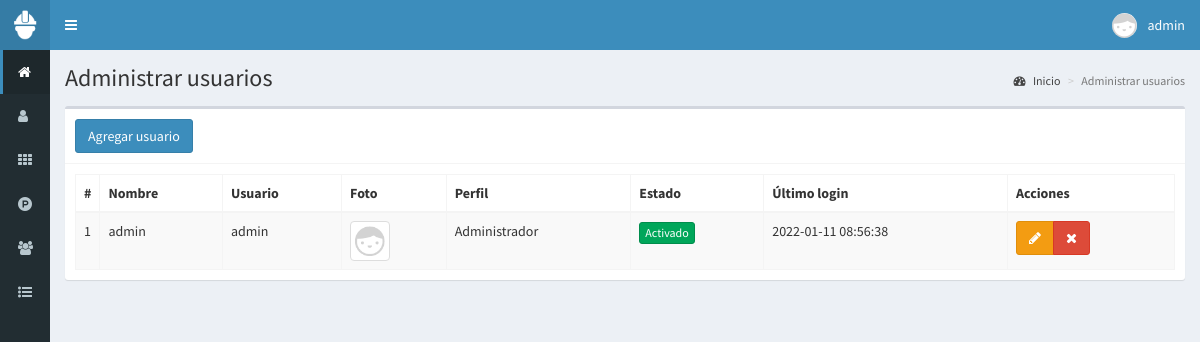
/usuarios (signed in), run on the app's committed database.
### tables this page shows
CREATE TABLE `usuarios` (
  `id` int(11) NOT NULL,
  `nombre` text NOT NULL,
  `usuario` text NOT NULL,
  `password` text NOT NULL,
  `perfil` text NOT NULL,
  `foto` text NOT NULL,
  `estado` int(11) NOT NULL,
  `ultimo_login` datetime NOT NULL,
  `fecha` timestamp NOT NULL DEFAULT current_timestamp() ON UPDATE current_timestamp()
);

### controladores/plantilla.controlador.php (called while the page is built)
<?php
class ControladorPlantilla{
	static public function ctrPlantilla(){
		include "vistas/plantilla.php";
	}
}

### index.php (called while the page is built, shortened)
<?php
require_once "controladores/plantilla.controlador.php";
require_once "controladores/usuarios.controlador.php";
require_once "controladores/ventas.controlador.php";
require_once "modelos/usuarios.modelo.php";
$plantilla = new ControladorPlantilla();
$plantilla -> ctrPlantilla();

### controladores/usuarios.controlador.php (called while the page is built, shortened)
<?php
class ControladorUsuarios{
	static public function ctrMostrarUsuarios($item, $valor){
		$tabla = "usuarios";
		$respuesta = ModeloUsuarios::MdlMostrarUsuarios($tabla, $item, $valor);
		return $respuesta;
	}
}

### modelos/conexion.php (called while the page is built)
<?php
class Conexion{
	static public function conectar(){
		$link = new PDO("mysql:host=localhost;dbname=posinventor",
			            "root",
			            "");
		$link->exec("set names utf8");
		return $link;
	}
}

### modelos/usuarios.modelo.php (called while the page is built, shortened)
<?php
require_once "conexion.php";
class ModeloUsuarios{
	static public function mdlMostrarUsuarios($tabla, $item, $valor){
		if($item != null){
			$stmt = Conexion::conectar()->prepare("SELECT * FROM $tabla WHERE $item = :$item");
			$stmt -> bindParam(":".$item, $valor, PDO::PARAM_STR);
			$stmt -> execute();
			return $stmt -> fetch();
		}else{
			$stmt = Conexion::conectar()->prepare("SELECT * FROM $tabla");
			$stmt -> execute();
			return $stmt -> fetchAll();
		}
	}
}

### vistas/modulos/usuarios.php (the view, shortened to what this page needs)
<div class="content-wrapper">
  <section class="content-header">
    <h1>
      Administrar usuarios
    </h1>
    <ol class="breadcrumb">
      <li><a href="inicio"><i class="fa fa-dashboard"></i> Inicio</a></li>
      <li class="active">Administrar usuarios</li>
    </ol>
  </section>
  <section class="content">
    <div class="box">
      <div class="box-header with-border">
        <button class="btn btn-primary" data-toggle="modal" data-target="#modalAgregarUsuario">
          Agregar usuario
        </button>
      </div>
      <div class="box-body">
       <table class="table table-bordered table-striped dt-responsive tablas" width="100%">
        <thead>
         <tr>
           <th style="width:10px">#</th>
           <th>Nombre</th>
           <th>Usuario</th>
           <th>Foto</th>
           <th>Perfil</th>
           <th>Estado</th>
           <th>Último login</th>
           <th>Acciones</th>
         </tr>
        </thead>
        <tbody>
        <?php
        $item = null;
        $valor = null;
        $usuarios = ControladorUsuarios::ctrMostrarUsuarios($item, $valor);
       foreach ($usuarios as $key => $value){
          echo ' <tr>
                  <td>'.($key+1).'</td>
                  <td>'.$value["nombre"].'</td>
                  <td>'.$value["usuario"].'</td>';
                  if($value["foto"] != ""){
                    echo '<td><img src="'.$value["foto"].'" class="img-thumbnail" width="40px"></td>';
                  }else{
                    echo '<td><img src="vistas/img/usuarios/default/anonymous.png" class="img-thumbnail" width="40px"></td>';
                  }
                  echo '<td>'.$value["perfil"].'</td>';
                  if($value["estado"] != 0){
                    echo '<td><button class="btn btn-success btn-xs btnActivar" idUsuario="'.$value["id"].'" estadoUsuario="0">Activado</button></td>';
                  }else{
                    echo '<td><button class="btn btn-danger btn-xs btnActivar" idUsuario="'.$value["id"].'" estadoUsuario="1">Desactivado</button></td>';
                  }
                  echo '<td>'.$value["ultimo_login"].'</td>
                  <td>
                    <div class="btn-group">
                      <button class="btn btn-warning btnEditarUsuario" idUsuario="'.$value["id"].'" data-toggle="modal" data-target="#modalEditarUsuario"><i class="fa fa-pencil"></i></button>
                      <button class="btn btn-danger btnEliminarUsuario" idUsuario="'.$value["id"].'" fotoUsuario="'.$value["foto"].'" usuario="'.$value["usuario"].'"><i class="fa fa-times"></i></button>
                    </div>
                  </td>
                </tr>';
        }
        ?>
        </tbody>
       </table>
      </div>
    </div>
  </section>
</div>

### data on the page
usuarios: nombre "admin", usuario "admin", perfil "Administrador", ultimo_login "2022-01-11 08:56:38"

### other printed values
$_SESSION["nombre"] "admin"
